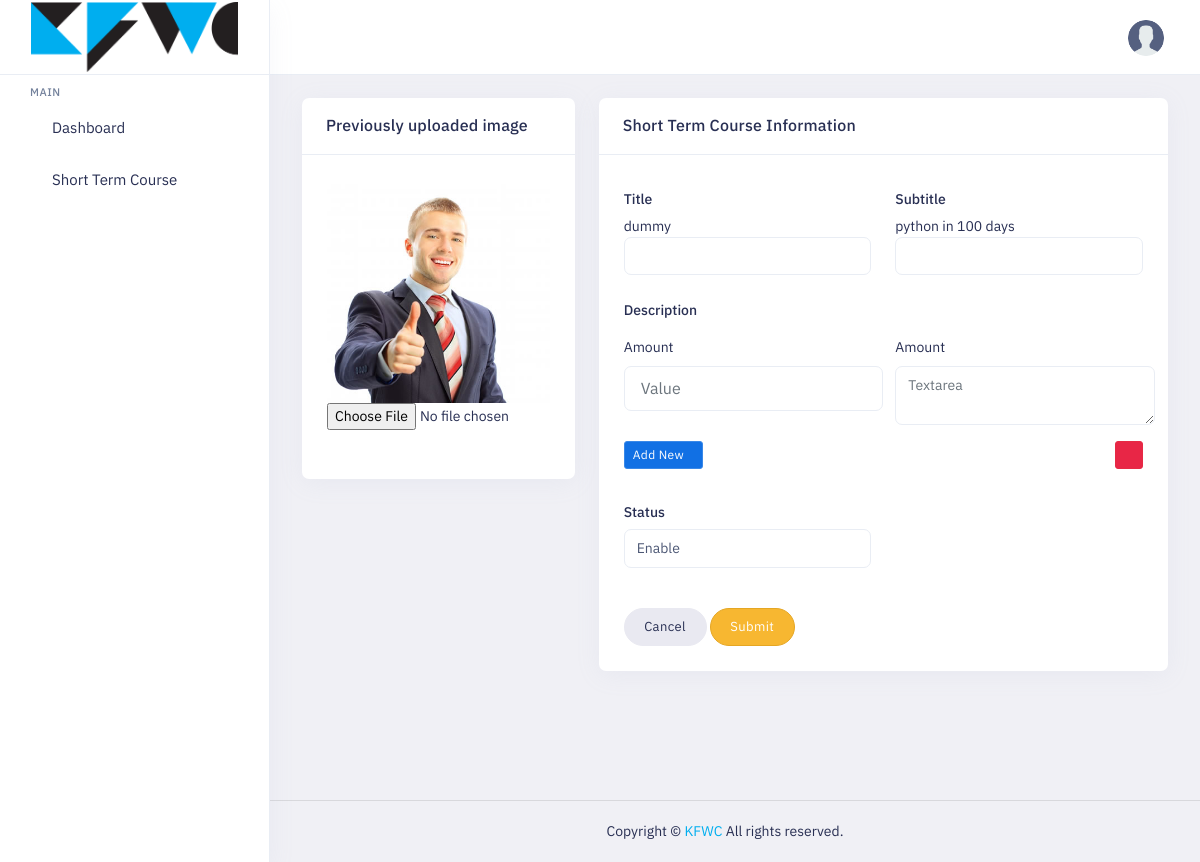
The page /courses_view/course_edit/45 on the database its author committed.
### courses/models.py (models this page shows, shortened)
class Course(models.Model):
    title = models.CharField(max_length=50, unique=True)
    subtitle = models.CharField(max_length=50, unique=True)
    course_image = models.ImageField(upload_to='photos/', blank=True)
    class Meta:
        verbose_name = 'course'
        verbose_name_plural = 'courses'

### courses/views.py (the view)
# urls.py: path('course_edit/<int:pk>',views.edit_course,name='edit_course'),
def edit_course(request,pk):
     course = get_object_or_404(Course,pk=pk)
     form = CourseForm(course)
     if request.method == 'POST':
          form_new = CourseForm(request.POST,request.FILES)
          if form_new.is_valid():
               form_new.save()
               course.delete()
               return redirect('short_term_courses')
     else:
          form1 = CourseForm()
     return render(request,'edit-page.html',{'form':form,'course':course,'form1':form1})

### courses/forms.py
class CourseForm(forms.ModelForm):
    class Meta:
        model = Course
        fields = ['title', 'subtitle', 'course_image']
        widgets = {
        'title': forms.TextInput(attrs={'class': 'form-control'}),
        'subtitle': forms.TextInput(attrs={'class': 'form-control'}),
        'course_image': forms.FileInput(attrs={'class': 'dropify','data-bs-height':"180"}),
    }

### templates/edit-page.html (shortened to what this page needs)
{% load static %}
{% include 'header.html' %}
<div class="main-content app-content mt-0">
    <div class="side-app">
        <div class="main-container container-fluid">
            <div class="page-header">
                <h1 class="page-title">Short Term Course Create</h1>
                <a href="short-course-view.php" class="btn btn-danger btn-pill">View</a>
            </div>
            <form method="POST" action="{% url 'edit_course' course.pk %} " enctype="multipart/form-data" >
                <div class="row">
                    <div class="col-lg-4 col-md-6">
                        <div class="card">
                            <div class="card-header">
                                <h3 class="card-title">Previously uploaded image</h3>
                            </div>
                            <div class=" card-body">
                                <div class="row mb-5">
                                    <div class="col-lg-12 col-sm-12 mb-4 mb-lg-0">
                                        <img  src="{{course.course_image.url}}" alt="">
                                        {{form1.course_image}}
                                    </div>
                                </div>
                            </div>
                        </div>
                    </div>
                    <div class="col-lg-8">
                        <div class="card">
                            <div class="card-header">
                                <h3 class="card-title">Short Term Course Information</h3>
                            </div>
                            <div class="card-body">
                                <div class="row">
                                    <div class="col-sm-6 col-md-6">
                                        <div class="form-group">
                                            <label class="form-label"> Title</label>
                                            {{course.title}}
                                            {{form1.title}}
                                        </div>
                                    </div>
                                    <div class="col-sm-6 col-md-6">
                                        <div class="form-group">
                                            <label class="form-label">Subtitle</label>
                                            {{course.subtitle}}
                                            {{form1.subtitle}}
                                        </div>
                                    </div>
                                    <div class="col-md-12">
                                        <div class="form-group">
                                            <label class="form-label">Description</label>
                                        </div>
                                    </div>
                                    <div class="form-group">
            <div class="multi-field-wrapper ">
             <div class="multi-fields">
                <div class="multi-field">
                <div class="row">
                <div class="col-lg-6" style="padding-right:0px">
                    <div class="form-group">
                        <label>Amount</label>
                        <input type="text" name="" class="form-control form-control-lg" placeholder="Value">
                    </div>
                    </div>
                    <div class="col-lg-6" style="padding-right:0px">
                    <div class="form-group">
                        <label>Amount</label>
                        <textarea class="form-control mb-4" placeholder="Textarea"  ></textarea>
                    </div>
                    </div>
                </div>
                <button type="button"
                    class="remove-field float-right btn btn-danger btn-sm icon-btn ml-2 "><i
                    class="mdi mdi-delete"></i></button>
                </div>
            </div>
             <div>
                <button type="button" type="button"
                class=" add-field btn btn-info btn-sm icon-btn ml-2 mb-2">
                Add New<i class="mdi mdi-plus"></i>
                </button>
            </div>
            </div>
            </div>
                                                 <div class="col-md-6">
                                                    <div class="form-group">
                                                        <label class="form-label">Status</label>
                                                        <select class="form-control select2" data-placeholder="Status">
                                                            <option value="Enable">Enable</option>
                                                        </select>
                                                    </div>
                                                </div>
                                                <div class="col-lg-12 ">
                                                    <div class="mt-5">
                                                        <a href="" class="btn btn-default btn-pill">Cancel</a>
                                                        <button class="btn btn-warning btn-pill" type="submit">Submit</button>
                                                    </div>
                                                </div>
                                            </div>
                                        </div>
                                    </div>
                                </div>
                            </div>
                    </div>
                </div>
            </div>
            </div>
{% include 'footer.html' %}

### static/colors/color1.css (style rules this page uses)
a { color: var(--primary-bg-color); }

### static/css/style-custom.css (style rules this page uses)
.float-right { float: right; }

### rows shown on the page
Course: course_image (picture), title "dummy", subtitle "python in 100 days"
